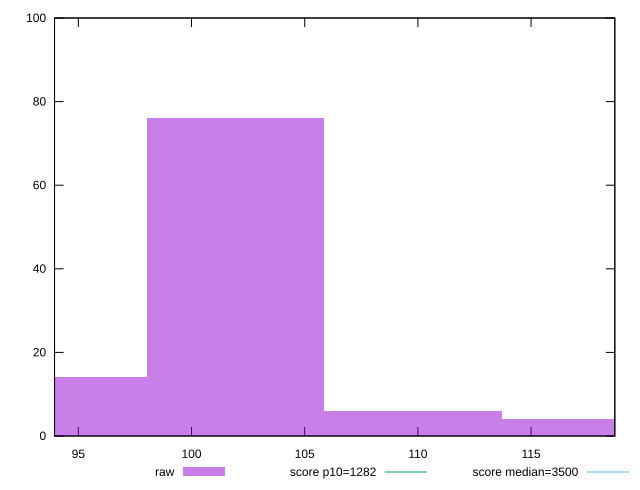

Write the gnuplot code that produced this figure.
reset

$raw <<EOF
101.94527808635827 76
109.78722255453968 6
94.10333361817686 14
117.62916702272108 4
EOF

set key outside below
set boxwidth 7.8419444681814054
set xrange [93.94800000000002:118.69999999999999]
set yrange [0:100]
set trange [0:100]
set style fill transparent solid 0.5 noborder

set parametric
set terminal svg size 640, 490 enhanced background rgb 'white'
set output "report_00018_2021-02-10T15-25-16.877Z/bootup-time/samples/pages+cached+noadtech/raw/histogram.svg"

plot $raw title "raw" with boxes, \
     1282,t title "score p10=1282", \
     3500,t title "score median=3500"

reset
